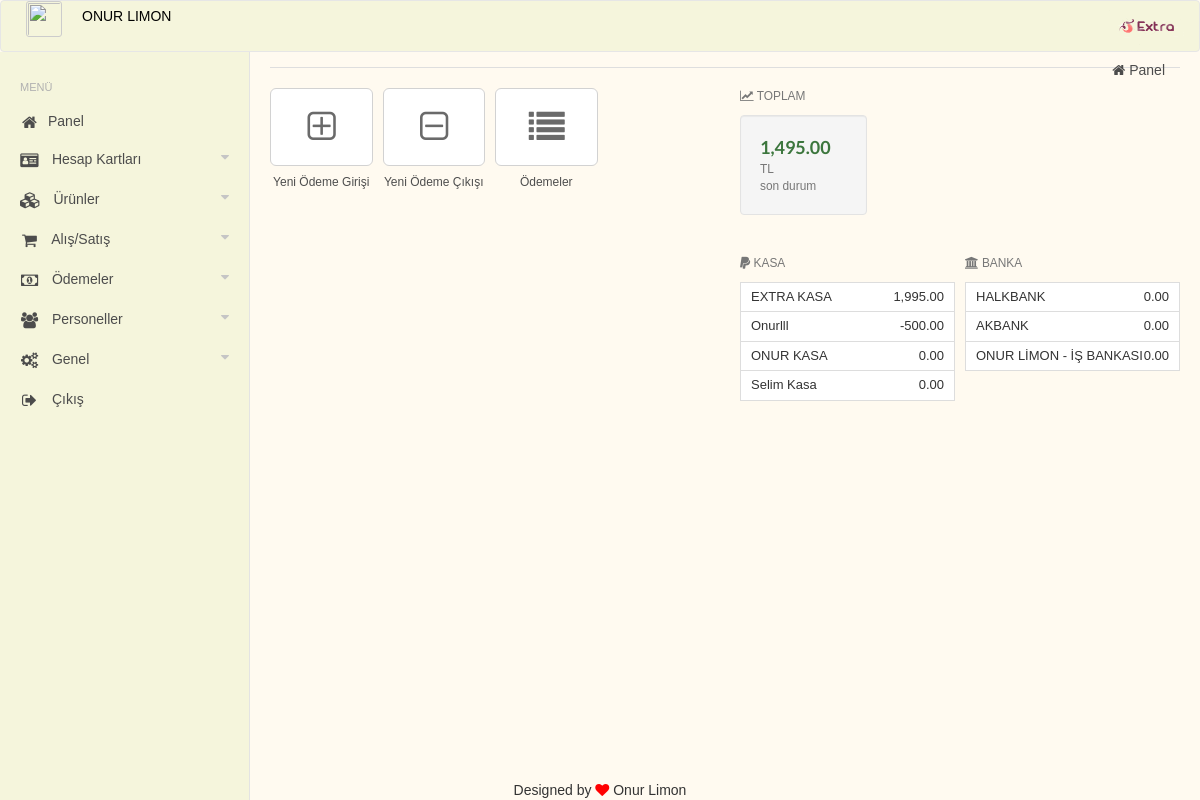
Page /admin/payment/index.php (signed in) on the committed database.
### tables this page shows
CREATE TABLE `onur_extra`  (
  `id` int(11) NOT NULL AUTO_INCREMENT,
  `taxonomy` varchar(64) NOT NULL,
  `name` varchar(128) NOT NULL,
  `val` text NOT NULL,
  `val_1` varchar(128) NOT NULL,
  `val_2` varchar(128) NOT NULL,
  `val_3` varchar(128) NOT NULL,
  `val_4` varchar(256) NOT NULL,
  `val_5` varchar(256) NOT NULL,
  `val_6` varchar(256) NOT NULL,
  `val_7` varchar(512) NOT NULL,
  `val_8` varchar(512) NOT NULL,
  `val_9` varchar(512) NOT NULL,
  `val_text` text NOT NULL,
  `val_int` int(11) NOT NULL,
  `val_decimal` decimal(15, 4) NOT NULL,
  `val_date` datetime(0) NOT NULL,
  `val_enum` enum('0','1') NOT NULL,
  UNIQUE INDEX `id`(`id`) USING BTREE
);

### includes/db.php (called while the page is built, shortened)
<?php
function input_check($arr) {
	return $arr;
}
function sql_where_string($arr) {
  	$r = false;
  	if(isset($arr['query'])) {
    	return 'WHERE '.$arr['query'];
  	} else {
  		$order_by 	= false;
  		$limit 		= false;
    	foreach($arr as $key=>$val) {
      		if(is_numeric($key) and is_array($val)) {
        		foreach($val as $key1=>$val1) {
        			if(extra_get_strtoupper($key1) == 'ORDER_BY') { $order_by = $val1; }
        			elseif(extra_get_strtoupper($key1) == 'LIMIT') { $limit = $val1; }
        			else { $r .= _where_string($key1, $val1, $arr); }
        		}
      		} else {
      			if(extra_get_strtoupper($key) == 'ORDER_BY') { $order_by = $val; }
      			elseif(extra_get_strtoupper($key) == 'LIMIT') { $limit = $val; }
      			else { $r .= _where_string($key, $val, $arr); }
      		}
    	}
  	}
    if(substr(trim($r), 0, 3) == 'AND') {
      	$r = trim(substr(trim($r), 3)); }
    $r = str_replace('OR AND', 'OR', $r);
    $r = str_replace('OR  AND', 'OR', $r);
    return 'WHERE '.trim($r);
}
function _where_string($name, $val='', $arr=array()) {
  $r = false;
  if(extra_get_strtoupper($name) == 'OR') {
    $r = ' OR ';
  }
  elseif(extra_get_strtoupper($name) == 'LIKE') {
    foreach($val as $name=>$val) {
      if(strstr($val, "%")) { $val = ''.$val.''; } else { $val = '%'.$val.'%'; }
      $r .= ' AND '.$name." LIKE '".$val."'";
    }
  }
  elseif(extra_get_strtoupper($name) == 'NOT_LIKE') {
    foreach($val as $name=>$val) {
      if(strstr($val, "%")) { $val = ''.$val.''; } else { $val = '%'.$val.'%'; }
      $r .= ' AND '.$name." NOT LIKE '".$val."'";
    }
  }
  elseif(extra_get_strtoupper($name) == 'ORDER_BY') {
    $r .= ' ORDER BY ';
    foreach($val as $name=>$val) {
      $r .= ''.$name." ".$val.", ";
    }
    if(substr($r, -2) == ', ') { $r = substr($r, 0, -2); }
  }
  elseif(extra_get_strtoupper($name) == 'LIMIT') {
    $r .= ' LIMIT '.$val;
    if(substr($r, -2) == ', ') { $r = substr($r, 0, -2); }
  }
  else {
    if($name == 'q') {
      $r = ' AND '.$val;
    } else {
      if(!isset($arr['unset'][$name])) {
        $r = ' AND '.$name."='".$val."'";
      }
    }
  }
  return $r;
}
?>

### includes/helper.php (called while the page is built, shortened)
<?php
function _args_helper($args, $default='') {
    $args2 = array();
    if(is_array($args)) {
        if(is_array($default)) {
            foreach($default as $def) {
                if(!isset($args[$def])) { add_alert('Parametre ile gelen "<b>'.$def.'</b>" dizisi/verisi eksik yada hatalı.', 'warning', __FUNCTION__); }
            }
        } else {
            if($default != '') {
                if(!isset($args[$default])) { $args2[$default] = $args; unset($args); $args = $args2; unset($args2); }
                elseif($args[$default] == '') { $args2[$default] = $args; unset($args); $args = $args2; unset($args2); }
            }
        }
        if(!isset($args['add_alert']))  { $args['add_alert'] = true; }
        if(!isset($args['add_log']))    { $args['add_log'] = true; }
        if(!isset($args['add_new']))    { $args['add_new'] = true; }
        if(!isset($args['return']))     { $args['return'] = 'default'; }
    } else {
        if(!empty($default)) {
            return $args[$default] = array();
        }
    }
    return $args;
}
function _return_helper($type, $result) {
    $return = array();
    if($result->num_rows == 1) {
        if($type=='default' or $type=='object' or $type=='single_object') {
            $return = $result->fetch_object();
        } elseif($type=='array') {
            $return = $result->fetch_assoc();
        } elseif($type=='plural_object') {
            $return[] = $result->fetch_object();
        } else { return false; }
    } elseif($result->num_rows > 1) {
        if($type=='single_object') {
            $return = $result->fetch_object();
        } elseif($type=='default' or $type=='object' or $type=='plural_object') {
            while($list = $result->fetch_object()) {
                $return[] = $list;
            }
        } elseif($type=='array') {
            while($list = $result->fetch_assoc()) {
                $return[] = $list;
            }
        } else { return false; }
    } else {
        return false;
    }
    return $return;
}
function extra_get_strtoupper($string, $e ='utf-8') {
    if (function_exists('mb_strtoupper') && !empty($string)) {
        $string = mb_strtoupper($string);
    } else {
        $string = strtoupper($string);
    }
    return $string;
}
    ?><select name="<?php echo $opt['name']; ?>" id="<?php echo $opt['id']; ?>" class="<?php echo $opt['class']; ?>" data-live-search="true"> <?php

### includes/input.php (called while the page is built, shortened)
<?php
function is_alert($group='', $class='')
{
	if(!empty($group)) {
		if(isset(extra()->alert[$group])) {
			if(!empty($class)) {
				if(isset(extra()->alert[$group][$class])) {
					return true;
				} else {
					return false;
				}
			} else {
				return true;
			}
		} else {
		 	return false;
		}
	} else {
		if(isset(extra()->alert)) {
			return true;
		} else {
			return false;
		}
	}
}
					?>

### includes/options.php (called while the page is built, shortened)
<?php
function update_extra($where, $args=array()) {
	if(!have_log(@$args['uniquetime'])) {
		$args 	= _args_helper(input_check($args), 'update' );
		$update = $args['update'];
		if(!is_alert(__FUNCTION__)) {
			if($extra = get_extra($where)) {
				if($q_update = db()->query("UPDATE ".dbname('extra')." SET ".sql_update_string($update)." ".sql_where_string($where)." ")) {
					return $extra->id;
				} else { add_mysqli_error_log(__FUNCTION__); }
			} else {
				if($args['add_new']) {
					if($extra_id = add_extra($args)) {
						return $extra_id;
					} else { return false; }
				}
			}
		} else { return false; }
	} else { repetitive_operation(__FUNCTION__); }
}
function get_extra($args=array()) {
	if(!is_array($args)) { if(is_numeric($args)) { $args = array('where'=>array('id'=>$args));  } else { $args = array('where'=>array('taxonomy'=>$args)); }  }
	$args 	= _args_helper(input_check($args), 'where');
	$where 	= $args['where'];
	if($q_select = db()->query("SELECT * FROM ".dbname('extra')." ".sql_where_string($where))) {
		if($q_select->num_rows) {
			return _return_helper('single_object', $q_select);
		} else { return false; }
	} else { add_mysqli_error_log(__FUNCTION__); }
}
function get_extras($args=array()) {
	$args 	= _args_helper(input_check($args), 'where');
	$where 	= $args['where'];
	if($q_select = db()->query("SELECT * FROM ".dbname('extra')." ".sql_where_string($where)." ")) {
		if($q_select->num_rows) {
			return _return_helper($args['return'], $q_select);
		} else { return false; }
	} else { add_mysqli_error_log(__FUNCTION__); }
}
?>

### includes/case.php (called while the page is built, shortened)
<?php
function get_case($args=array()) {
	if(!is_array($args)) { $args = array('id'=>$args); }
	$args = _args_helper(input_check($args), 'where');
	$_where = _set_case_args($args['where']);
	if($case = get_extra($_where)) {
		$return = new stdClass;
		$return->id 	= $case->id;
		$return->taxonomy 	= $case->taxonomy;
		$return->name 		= $case->name;
		$return->color 		= $case->val_1;
		$return->bg_color 	= $case->val_2;
		$return->auto_email = $case->val_3;
		$return->auto_sms 	= $case->val_4;
		$return->is_default 	= $case->val_5;
		$return->sms_template 	= $case->val_9;
		$return->mail_template 	= $case->val_text;
		$return->count 			= $case->val_int;
		$return->total 			= $case->val_decimal;
		$return->is_bank 		= $case->val_enum;
		if($return->is_bank == 1) {
			$return->bank_name 			= $case->val_6;
			$return->bank_admin_name 	= $case->val_7;
			if($bank_detail = json_decode($case->val_8)) {
				$return->bank_branch_code 	= $bank_detail->branch_code;
				$return->bank_account_no 	= $bank_detail->account_no;
				$return->bank_iban 			= $bank_detail->iban;
			} else{
				$return->bank_branch_code 	= '';
				$return->bank_account_no 	= '';
				$return->bank_iban 			= '';
			}
		}
		return $return;
	} else { return false; }
}
function update_case($where, $args) {
	if(!is_array($where)) { $where = array('id'=>$where); }
	$where 	= _set_case_args(input_check($where));
	$args 	= _args_helper(input_check($args), 'update');
	$_update['update']		= _set_case_args($args['update']);
	$_update['add_log'] 	= false;
	$_update['add_alert'] 	= false;
	$_update['add_new'] 	= false;
	if(!is_alert(__FUNCTION__)) {
		if($case_id = update_extra($where, $_update)) {
			return $case_id;
		} else { return false; }
	} else { return false; }
}
function get_case_all($args=array()) {
	$args = _args_helper(input_check($args), 'where');
	$args['where'] = _set_case_args($args['where']);
	$_where['where'] = $args['where'];
	$_where['return'] = 'plural_object';
	if($get_case_all = get_extras($_where)) {
		$_return = array();
		foreach($get_case_all as $case) {
			$return = new stdClass;
			$return->id 	= $case->id;
			$return->taxonomy 	= $case->taxonomy;
			$return->name 		= $case->name;
			$return->color 		= $case->val_1;
			$return->bg_color 	= $case->val_2;
			$return->auto_email = $case->val_3;
			$return->auto_sms 	= $case->val_4;
			$return->is_default 	= $case->val_5;
			$return->sms_template 	= $case->val_9;
			$return->mail_template 	= $case->val_text;
			$return->count 			= $case->val_int;
			$return->total 			= $case->val_decimal;
			$return->is_bank 		= $case->val_enum;
			if($return->is_bank == 1) {
				$return->bank_name 			= $case->val_6;
				$return->bank_admin_name 	= $case->val_7;
				if($bank_detail = json_decode($case->val_8)) {
					$return->bank_branch_code 	= $bank_detail->branch_code;
					$return->bank_account_no 	= $bank_detail->account_no;
					$return->bank_iban 			= $bank_detail->iban;
				} else{
					$return->bank_branch_code 	= '';
					$return->bank_account_no 	= '';
					$return->bank_iban 			= '';
				}
			}
			$_return[] = $return;
		}
		if(count($_return)) {
			return $_return;
		} else { return false; }
	} else { return false; }
}
function _set_case_args($args, $return_args=false) {
	$_arr = array();
	if(isset($args['id'])) { $_arr['id'] = $args['id']; }
	if(!isset($args['taxonomy'])) { $_arr['taxonomy'] = 'extra_case'; }
	if(isset($args['total'])) { $_arr['val_decimal'] = $args['total']; }
	if(isset($args['is_bank'])) { $_arr['val_enum'] = $args['is_bank']; }
	if(isset($args['is_bank'])) { $_arr['val_enum'] = $args['is_bank']; }
	foreach(array('taxonomy', 'name', 'color', 'bg_color', 'auto_email', 'auto_sms', 'is_default', 'sms_template', 'mail_template', 'count', 'total', 'in_out') as $a) {
		if(isset($args[$a])) { unset($args[$a]); }
	}
	if($return_args) {
		return $args;
	} else { return $_arr; }
}
function calc_case($case_id) {
	if($case = get_case($case_id)) {
		$q_total_in = db()->query("SELECT sum(total) as total FROM ".dbname('forms')." WHERE type='payment' AND in_out='0' AND status_id='".$case->id."' ");
		$in_total = $q_total_in->fetch_assoc();
		$q_total_out = db()->query("SELECT sum(total) as total FROM ".dbname('forms')." WHERE type='payment' AND in_out='1' AND status_id='".$case->id."' ");
		$out_total = $q_total_out->fetch_assoc();
		$total = $in_total['total'] - $out_total['total'];
		$args['update']['total'] = $total;
		$args['add_log'] = false;
		$args['add_alert'] = false;
		if(update_case($case_id, $args)) {
			return $total;
		} else { return false; }
	} else { return false; }
}

### admin/payment/index.php (the view, shortened to what this page needs)
<?php include('../../main.php'); ?>
<?php
$total['money'] = 0;
if($cases = get_case_all(array('is_bank'=>0))) {
	foreach($cases as $case) {
		$total['money'] = $total['money'] + calc_case($case->id);
	}
}
if($cases = get_case_all(array('is_bank'=>1))) {
	foreach($cases as $case) {
		$total['money'] = $total['money'] + calc_case($case->id);
	}
}
?>
<div class="row">
	<div class="col-lg-6 col-md-6 col-sm-6 col-xs-12">
		<div class="row space-5">
			<div class="col-xs-4 col-sm-4 col-md-3 col-lg-2">
				<div class="box-menu">
					<a href="<?php site_url('admin/payment/detail.php?in'); ?>">
						<span class="icon-box"><i class="fa fa-plus-square-o"></i></span>
						<h3>Yeni Ödeme Girişi</h3>
					</a>
				</div>
			</div>
			<div class="col-xs-4 col-sm-4 col-md-3 col-lg-2">
				<div class="box-menu">
					<a href="<?php site_url('admin/payment/detail.php?out'); ?>">
						<span class="icon-box"><i class="fa fa-minus-square-o"></i></span>
						<h3>Yeni Ödeme Çıkışı</h3>
					</a>
				</div>
			</div>
			<div class="col-xs-4 col-sm-4 col-md-3 col-lg-2">
				<div class="box-menu">
					<a href="<?php site_url('admin/payment/list.php'); ?>">
						<span class="icon-box"><i class="fa fa-list"></i></span>
						<h3>Ödemeler</h3>
					</a>
				</div>
			</div>
		</div>
	</div>
	<div class="col-lg-6 col-md-6 col-sm-6 col-xs-12">
		<small class="text-muted"><i class="fa fa-line-chart"></i> TOPLAM</small>
		<div class="h-10"></div>
		<div class="row">
			<div class="col-md-4">
				<div class="well">
					<span class="ff-2 fs-18 bold <?php echo $total['money'] < 0 ? 'text-danger' : 'text-success'; ?>"><?php echo get_set_money($total['money']); ?></span> <small class="text-muted">TL</small>
					<br />
					<small class="text-muted">son durum</small>
				</div>
			</div>
		</div>
		<div class="h-20"></div>
		<div class="row space-5">
			<div class="col-md-6">
				<small class="text-muted"><i class="fa fa-paypal"></i> KASA</small>
				<div class="h-10"></div>
				<?php if($cases = get_case_all(array('is_bank'=>0))): ?>
					<div class="list-group mobile-full list-group-dashboard">
						<?php foreach($cases as $case): ?>
							<a href="<?php site_url(); ?>/admin/payment/list.php?status_id=<?php echo $case->id; ?>" class="list-group-item">
								<?php echo $case->name; ?>
								<span class="pull-right"><?php echo get_set_money($case->total); ?></span>
							</a>
						<?php endforeach; ?>
					</div>
				<?php endif; ?>
			</div>
			<div class="col-md-6">
				<small class="text-muted"><i class="fa fa-bank"></i> BANKA</small>
				<div class="h-10"></div>
				<?php if($banks = get_case_all(array('is_bank'=>1))): ?>
					<div class="list-group mobile-full list-group-dashboard">
						<?php foreach($banks as $bank): ?>
							<a href="<?php site_url(); ?>/admin/payment/list.php?status_id=<?php echo $bank->id; ?>" class="list-group-item">
								<?php echo $bank->name; ?>
								<span class="pull-right"><?php echo get_set_money($bank->count); ?></span>
							</a>
						<?php endforeach; ?>
					</div>
				<?php endif; ?>
			</div>
		</div>
	</div>
</div>

### rows in the picture
onur_extra: name "EXTRA KASA", val_decimal "1,995.00"
onur_extra: name "Onurlll", val_decimal "-500.00"
onur_extra: name "ONUR KASA", val_decimal "0.00"
onur_extra: name "Selim Kasa", val_decimal "0.00"
onur_extra: name "HALKBANK", val_int "0.00"
onur_extra: name "AKBANK", val_int "0.00"
onur_extra: name "ONUR LİMON - İŞ BANKASI", val_int "0.00"

### other values in the picture
get_active_user($val) "ONUR LIMON"
get_set_money($total['money']) "1,495.00"
